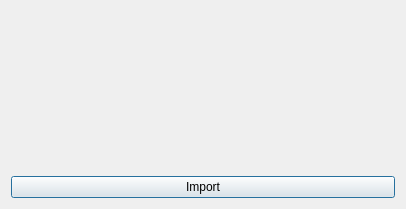
<?xml version="1.0" encoding="UTF-8"?>
<ui version="4.0">
 <class>AliasImportDialog</class>
 <widget class="QDialog" name="AliasImportDialog">
  <property name="geometry">
   <rect>
    <x>0</x>
    <y>0</y>
    <width>406</width>
    <height>209</height>
   </rect>
  </property>
  <property name="windowTitle">
   <string>Alias Import Dialog</string>
  </property>
  <property name="autoFillBackground">
   <bool>true</bool>
  </property>
  <layout class="QVBoxLayout" name="verticalLayout">
   <item>
    <layout class="QVBoxLayout" name="verticalLayout_2">
     <item>
      <widget class="QLabel" name="aliasImportBanner">
       <property name="text">
        <string/>
       </property>
       <property name="scaledContents">
        <bool>true</bool>
       </property>
      </widget>
     </item>
     <item>
      <widget class="QLabel" name="aliasImportDisclaimer">
       <property name="text">
        <string/>
       </property>
       <property name="wordWrap">
        <bool>true</bool>
       </property>
      </widget>
     </item>
    </layout>
   </item>
   <item>
    <widget class="QPushButton" name="importButton">
     <property name="text">
      <string>Import</string>
     </property>
    </widget>
   </item>
  </layout>
 </widget>
 <resources>
  <include location="../syscoin.qrc"/>
 </resources>
 <connections/>
</ui>
